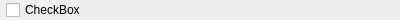
<?xml version="1.0" encoding="UTF-8"?>
<ui version="4.0">
 <class>ActionWidgetColoredCheckbox</class>
 <widget class="QWidget" name="ActionWidgetColoredCheckbox">
  <property name="geometry">
   <rect>
    <x>0</x>
    <y>0</y>
    <width>400</width>
    <height>17</height>
   </rect>
  </property>
  <property name="windowTitle">
   <string>Form</string>
  </property>
  <layout class="QHBoxLayout" name="horizontalLayout">
   <property name="spacing">
    <number>0</number>
   </property>
   <property name="leftMargin">
    <number>6</number>
   </property>
   <property name="topMargin">
    <number>0</number>
   </property>
   <property name="rightMargin">
    <number>6</number>
   </property>
   <property name="bottomMargin">
    <number>0</number>
   </property>
   <item>
    <widget class="QCheckBox" name="chkContextMenuCheckbock">
     <property name="text">
      <string>CheckBox</string>
     </property>
    </widget>
   </item>
  </layout>
 </widget>
 <resources/>
 <connections/>
</ui>
